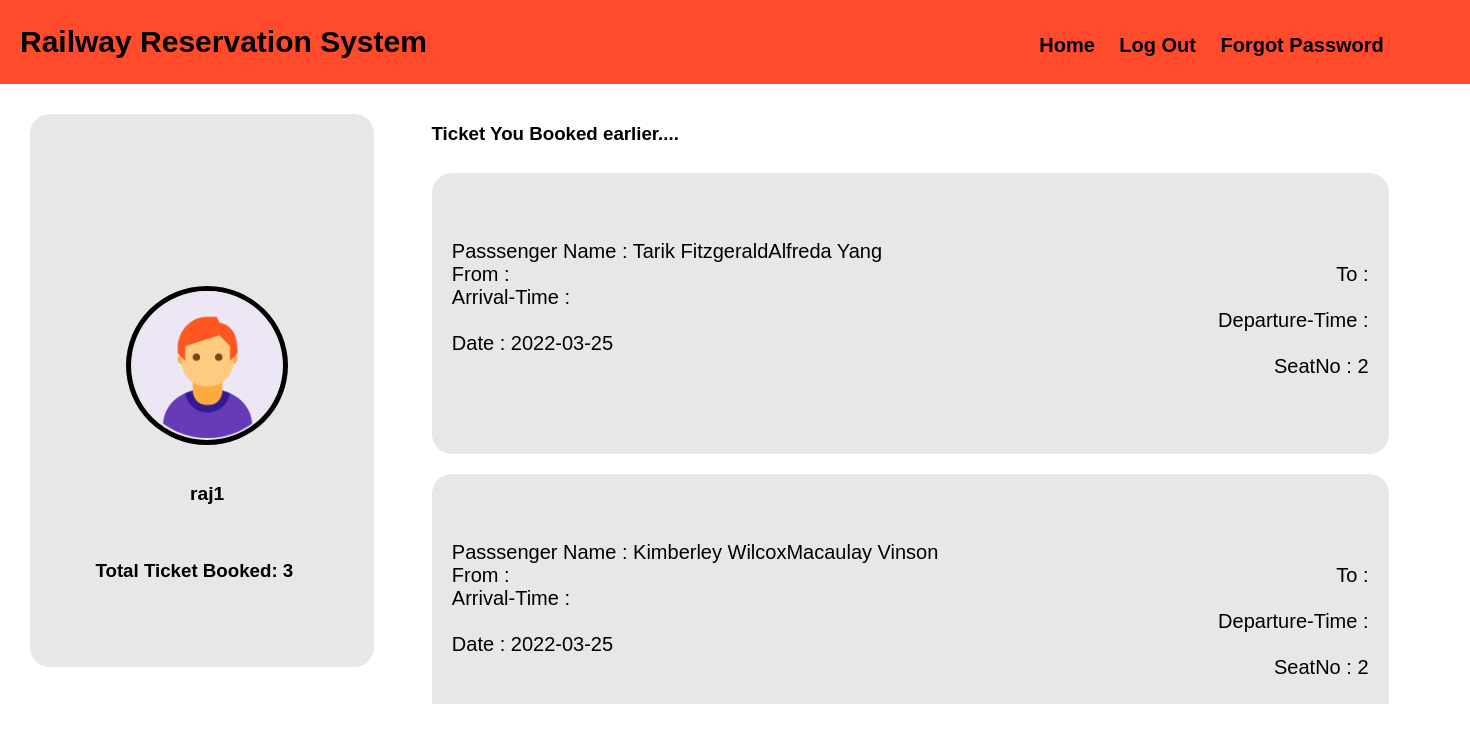
The page /php/mybook.php (signed in) on the database as committed earlier.
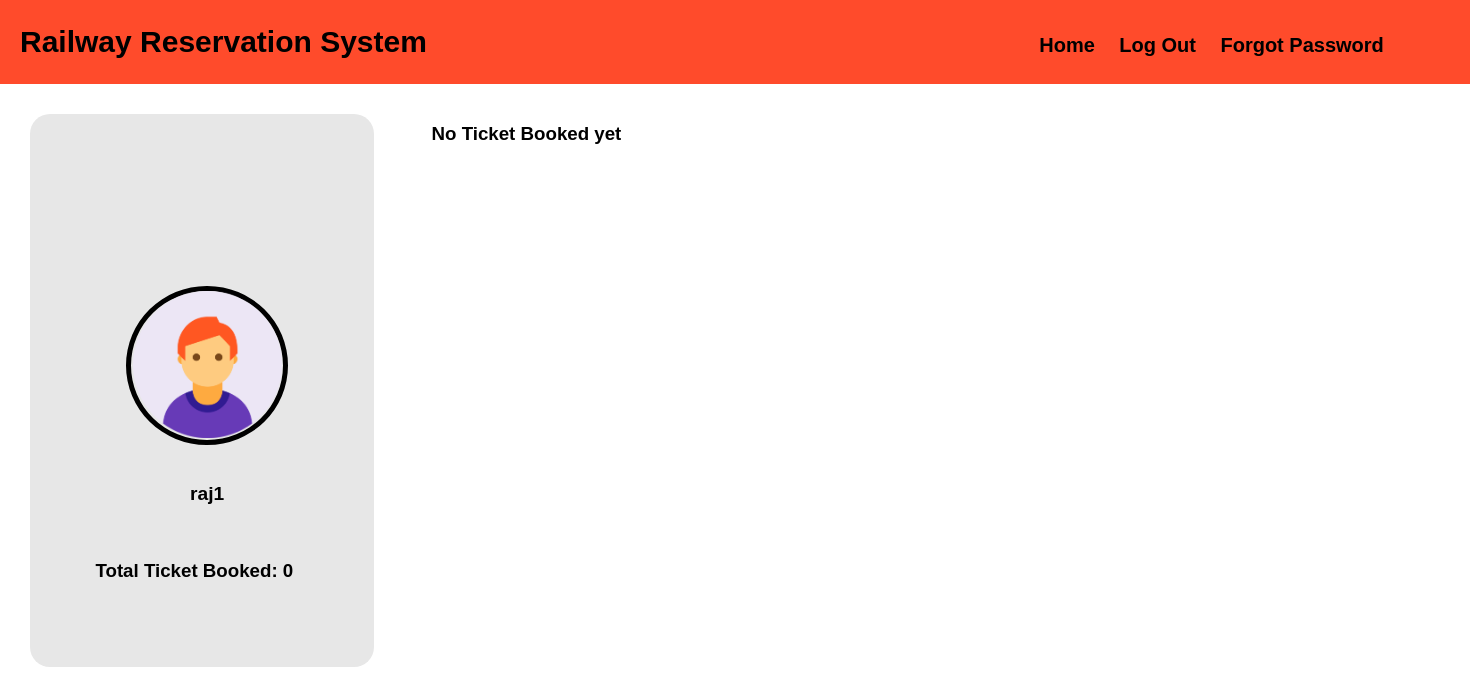
The same page on the database as committed later.
### tables this page shows
CREATE TABLE IF NOT EXISTS `seat` (
  `Seat_id` int(5) NOT NULL AUTO_INCREMENT,
  `Seat_no` char(5) DEFAULT NULL,
  `Date` date DEFAULT NULL,
  `Seat_availability` char(5) DEFAULT NULL,
  `passsenger_id` char(40) DEFAULT NULL,
  `Seat_cat_id` char(5) DEFAULT NULL,
  `Train_id` char(5) DEFAULT NULL,
  `user_id` char(10) NOT NULL,
  PRIMARY KEY (`Seat_id`),
  KEY `Train_id` (`Train_id`),
  KEY `Seat_cat_id` (`Seat_cat_id`),
  KEY `user_id` (`user_id`)
);

### php/mybook.php (the view, shortened to what this page needs)
<!DOCTYPE html>
<html lang="en">
<head>
    <link rel="stylesheet" href="../css/myacc.css">
    <link rel="stylesheet" href="../css/allinone.css">
</head>
<body>
    <?php
    include("../include/connection.php");
    $show_detail = "select * from seat where user_id='$_SESSION[uname]'";
    if ($q = mysqli_query($con, $show_detail)) {
        $count = mysqli_num_rows($q);
    } else {
        echo "ERROR: Could not able to execute $show_detail. " . mysqli_error($con);
    }
    ?>
    <nav class="navbar">
        <div class="navbar2">
            <div class="navbar3">
                <ul class="nav nav-right">
                    <li>
                        <h1 class="logo">Railway Reservation System </h1>
                    </li>
                    <div class="menubar">
                        <li><a href="../php/home.php">Home</a></li>
                        <li class='menu__group'><a href='../include/logout.php' class='menu'>Log Out</a></li>
                        <li><a href="../php/forgot.php">Forgot Password</a></li>
                    </div>
                </ul>
            </div>
        </div>
    </nav>
    <div class="main">
        <div class="left">
            <div class="sub-main">
                <div class="photo">
                    <img src="../img/avatar.jpg" height="147px" width="149px"><br>
                    <span><?php echo $_SESSION['uname']; ?></span>
                </div>
                <div class="buttons">
                <h3 style="margin-left: 19%;">Total Ticket Booked: <?php echo $count; ?></h3>
                </div>
            </div>
        </div>
        <div class="right">
            <div class="booked">
                <ul class="ultrains">
                    <?php
                        $book = "select * from seat where user_id='$_SESSION[uname]'";
                        if($query = mysqli_query($con, $book)){}else{echo mysqli_error($con);}
                        $train_count = mysqli_num_rows($query);
                        $row1 = mysqli_fetch_assoc($query);
                        if($train_count > 0){
                            echo "<h3>Ticket You Booked earlier....</h3>";
                        }
                        else{
                            echo "<h3>No Ticket Booked yet </h3>";
                        }
                    while($row1)
                    {
                        $book2 = "select * from train where Train_id='$row1[Train_id]'";
                        if($query2 = mysqli_query($con, $book2)){}else{echo mysqli_error($con);}
                        $row2 = mysqli_fetch_assoc($query2);
                        $book3 = "select * from train_category where train_cat_id='$row2[Train_cat_id]'";
                        if($query3 = mysqli_query($con, $book3)){}else{echo mysqli_error($con);}
                        $row3 = mysqli_fetch_assoc($query3);
                        $book4 = "select * from tour where tour_id='$row2[Tour_id]'";
                        if($query4 = mysqli_query($con, $book4)){}else{echo mysqli_error($con);}
                        $row4 = mysqli_fetch_assoc($query4);
                        echo "<li class='show' style='width:90%;'>";
                        echo " "." $row3[train_type] "." <br>";
                        echo "<span style='margin-bottom:10px;'> Passsenger Name :"." $row1[passsenger_id] "." </span><br>";
                        echo "<span style='float:left;'> From :"." $row4[Source_station_id] "." </span>";
                        echo "<span style='float:right;'> To :"." $row4[Destination_station_id] "." </span><br>";
                        echo "<span style='float:left;'> Arrival-Time :"." $row2[Arrival_time] "." </span><br>";
                        echo "<span style='float:right;'> Departure-Time :"." $row2[Departure_time] "." </span><br>";
                        echo "<span style='float:left;'> Date :"." $row1[Date] "." </span><br>";
                        echo "<span  style='float:right;' class='date1'> SeatNo :"." $row1[Seat_no] "." </span><br>";
                        echo "</li>";
                        $row1 = mysqli_fetch_assoc($query);
                    }
                    ?>
                </ul>
            </div>
        </div>
    </div>
</body>
</html>

### css/myacc.css (style rules this page uses)
body { margin: 0; padding: 0; overflow: hidden; font-family: 'Roboto ', sans-serif; }
li { list-style: none; display: inline-block; margin-left: 20px; font-size: 20px; text-decoration: none; }
a { text-decoration: none; color: black; font-weight: bold; }
.menubar { margin-left: 40%; display: inline-block; }
.nav { margin: 0; padding: 0; background-color: #FF4B2B; }
.main { margin: 10px; height: 600px; width: 1450px; position: relative; border-radius: 15px; }
.left { width: 25%; height: 97%; border-radius: 20px; margin: 10px; display: block; position: absolute; }
.right { width: 73%; height: 100%; border-radius: 20px; margin: 10px; display: flex; float: right; overflow-x: hidden; }
.sub-main { border-radius: 20px; background-color: rgb(231, 231, 231); height: 95%; margin: 10px; width: 95%; display: flex; flex-direction: column ; }
img { overflow: hidden; margin: 0 ; }
.buttons { display: flex; flex-direction: column; }
.photo { height: 27%; width: 44%; margin: 28%; margin-top: 50%; border-radius: 100%; align-items: center; justify-content: center; text-align: center; font-weight: bolder; font-size: larger; border: solid 5px black; }
.photo img { margin-bottom: 40px; }
.show { background-color: rgb(231, 231, 231); border-radius: 20px; margin-left: 0%; margin-right: 0%; margin-top: 1%; margin-bottom : 1%; height: 240px; width: 220%; padding: 2%; display: inline-block; }

### css/allinone.css (style rules this page uses)
body { animation: bodyt 0.75s; font-family: Body,Quicksand,sans-serif; }

Rows that differ between the two databases and show on the page:
removed seat: passsenger "Tarik FitzgeraldAlfreda Yang", Date "2022-03-25", Seat_no "2"
removed seat: passsenger "Kimberley WilcoxMacaulay Vinson", Date "2022-03-25", Seat_no "2"
Other text that changed with them:
$count: "3" → "0"
text no longer shown: "Ticket You Booked earlier...."
text now shown: "No Ticket Booked yet"
list line gone: "Passsenger Name : From : To : Arrival-Time : Departure-Time : Date : SeatNo :"
